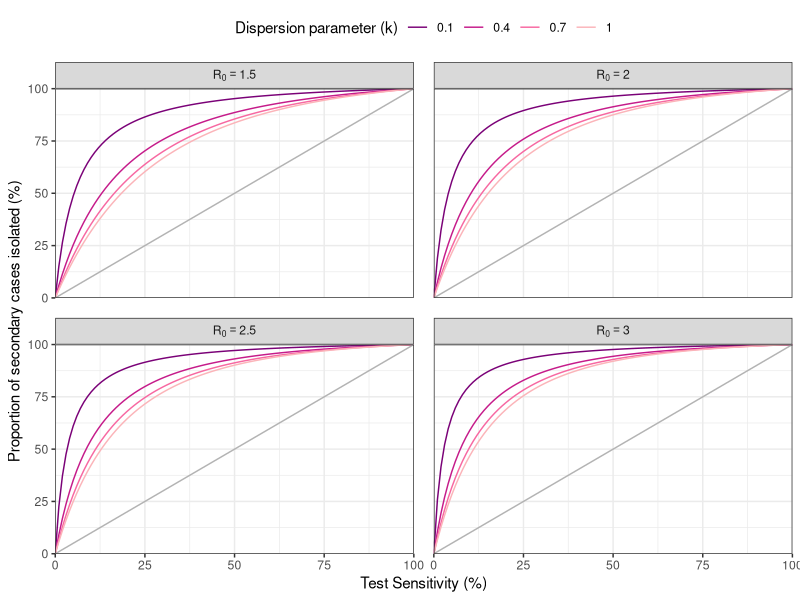
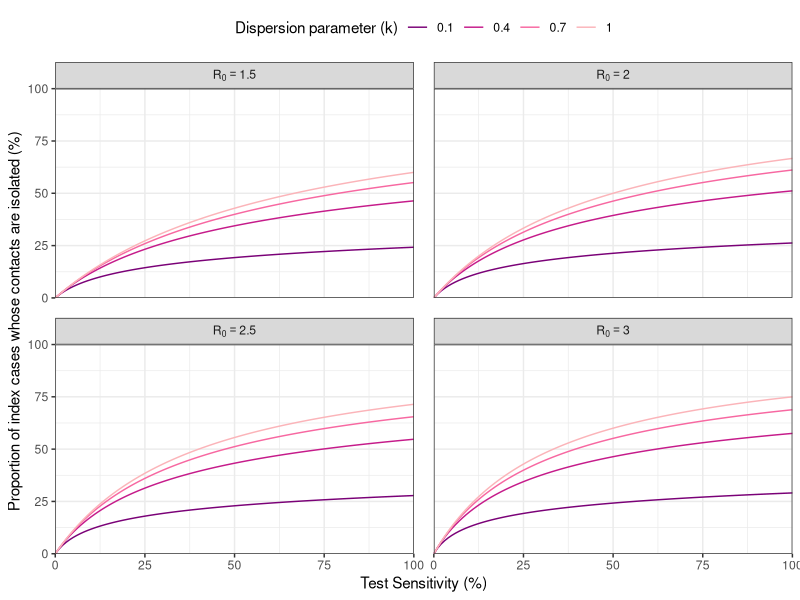
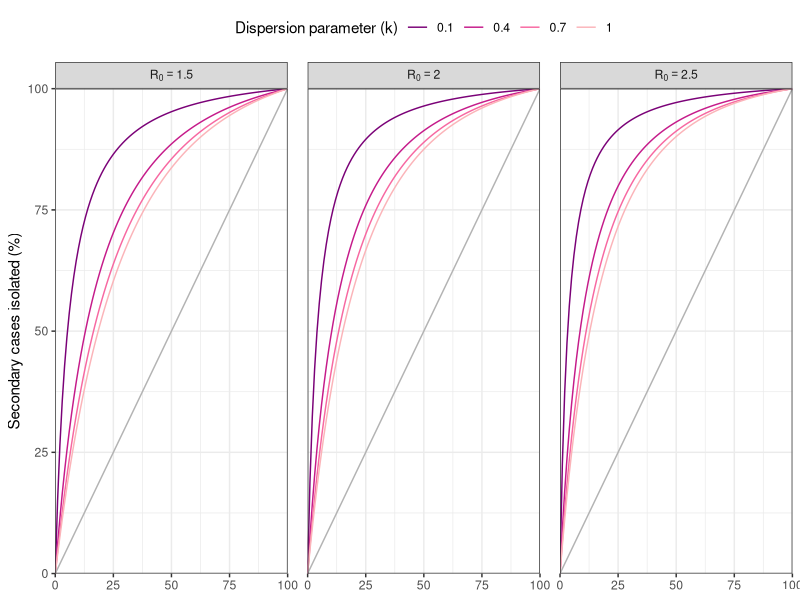
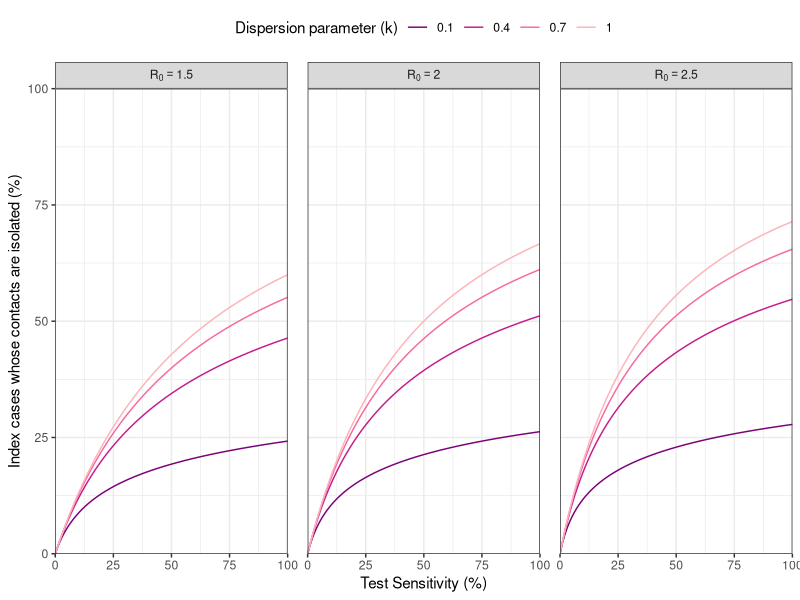
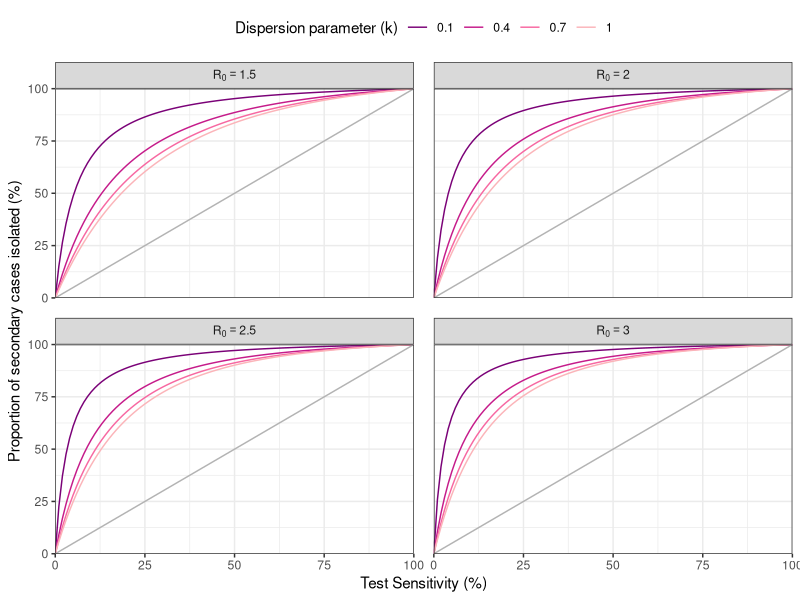
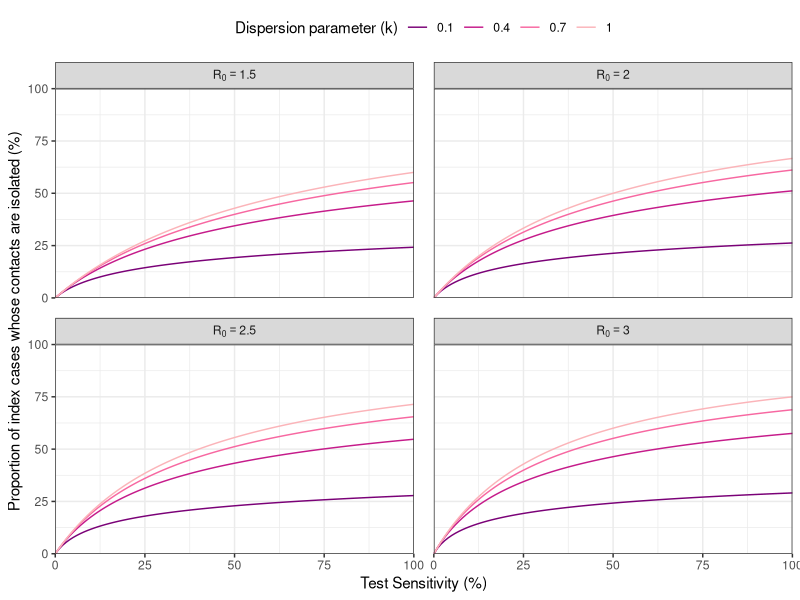
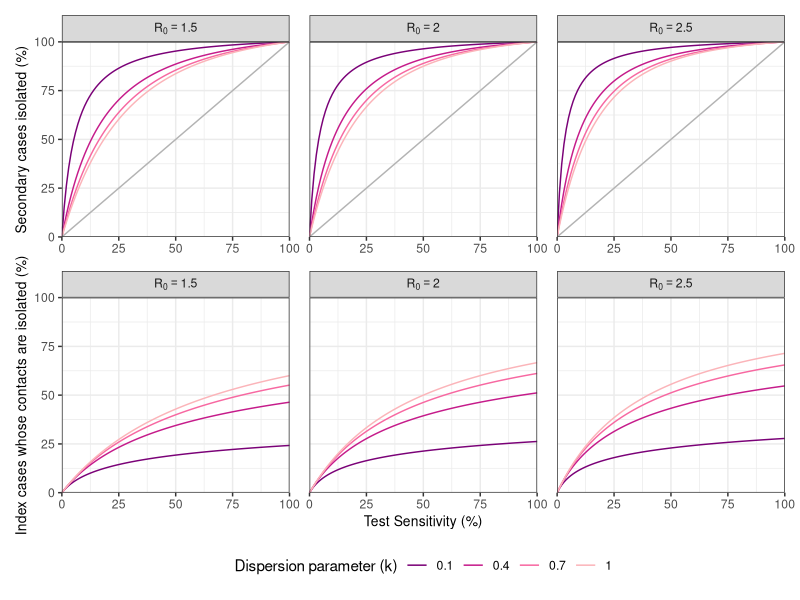

The R source for these figures, in order:
require(ggplot2)
require(gridExtra)
require(patchwork)
require(RColorBrewer)

colors <- brewer.pal(5, "RdPu")[5:2]

TestEff <- function(R0, k, a) {
  p <- (R0/k)/(1+R0/k)
  Ratio <- 1-(1-a)*(1+a*R0/k)^(-1*(1+k))
  P.Iso <- 1-(1+a*R0/k)^(-1*k)
  return(c(a=a, k=k, R0=R0, Ratio=Ratio, P.Iso=P.Iso))
}


R0s <- c(1.5,2,2.5,3)
ks <- seq(0.1,1,by=.3)
a <- seq(0,1,by=.01)

df <- expand.grid(R0=R0s, k=ks, a=a)
Res.df <- apply(X=df, MARGIN=1, FUN=function(x) unname(TestEff(x[1],x[2],x[3])))
rownames(Res.df) <- c("a","k","R0","Ratio","P.Iso")
FullRes <- merge(df, as.data.frame(t(Res.df)), by=c("a","k","R0"), all=TRUE)

FullRes$k <- as.factor(FullRes$k)
FullRes$R0lab <- as.factor(paste0("R[0]==",FullRes$R0))
FullRes$R0 <- as.factor(FullRes$R0)

p.1 <- ggplot(data=FullRes, aes(x=a*100, y=Ratio*100, group=k, color=k)) + 
  geom_line(size=0.5) +
  scale_x_continuous(expand=c(0,0)) + scale_y_continuous(limit=c(0,100), expand=c(0,0)) +
  scale_color_manual(name="Dispersion parameter (k)", values=colors) + 
  theme_bw() + theme(legend.position="top", panel.spacing = unit(1, "lines")) +
  labs(x="Test Sensitivity (%)", y="Proportion of secondary cases isolated (%)") + 
  geom_abline(intercept=0, slope=1, col="grey70", size=0.5) + 
  facet_wrap(facets=vars(R0lab), nrow=2, ncol=2, labeller=label_parsed)
p.1

ggsave(filename="Fig1.png", plot=p.1, width=6, height=7, units="in", dpi=600)

p.2 <- ggplot(data=FullRes, aes(x=a*100, y=P.Iso*100, group=k, color=k)) + 
  geom_line(size=0.5) +
  scale_x_continuous(expand=c(0,0)) + scale_y_continuous(limit=c(0,100), expand=c(0,0)) + 
  scale_color_manual(name="Dispersion parameter (k)", values=colors) + 
  theme_bw() + theme(legend.position="top", panel.spacing = unit(1, "lines")) +
  labs(x="Test Sensitivity (%)", y="Proportion of index cases whose contacts are isolated (%)") + 
  facet_wrap(facets=vars(R0lab), nrow=2, ncol=2, labeller=label_parsed)
p.2

ggsave(filename="Fig2.png", plot=p.2, width=6, height=7, units="in", dpi=600)

p.c.1 <- ggplot(data=FullRes[!(FullRes$R0=="3"),], aes(x=a*100, y=Ratio*100, group=k, color=k)) + 
  geom_line(size=0.5) +
  scale_x_continuous(expand=c(0,0)) + scale_y_continuous(limit=c(0,100), expand=c(0,0)) +
  scale_color_manual(name="Dispersion parameter (k)", values=colors) + 
  theme_bw() + theme(legend.position="top", panel.spacing = unit(1, "lines")) +
  labs(x=NULL, y="Secondary cases isolated (%)") + 
  geom_abline(intercept=0, slope=1, col="grey70", size=0.5) + 
  facet_wrap(facets=vars(R0lab), nrow=1, ncol=3, labeller=label_parsed)
p.c.1

p.c.2 <- ggplot(data=FullRes[!(FullRes$R0=="3"),], aes(x=a*100, y=P.Iso*100, group=k, color=k)) + 
  geom_line(size=0.5) +
  scale_x_continuous(expand=c(0,0)) + scale_y_continuous(limit=c(0,100), expand=c(0,0)) + 
  scale_color_manual(name="Dispersion parameter (k)", values=colors) + 
  theme_bw() + theme(legend.position="top", panel.spacing = unit(1, "lines")) +
  labs(x="Test Sensitivity (%)", y="Index cases whose contacts are isolated (%)") + 
  facet_wrap(facets=vars(R0lab), nrow=1, ncol=3, labeller=label_parsed)
p.c.2

ggsave(filename="FigComb.png", 
       plot=(p.c.1+ theme(legend.position = "none", axis.title=element_text(size=10))) + 
         (p.c.2 + theme(legend.position = "bottom", axis.title=element_text(size=10))) + 
         plot_layout(ncol=1, nrow=2),
       width=8, height=6, units="in", dpi=600)


